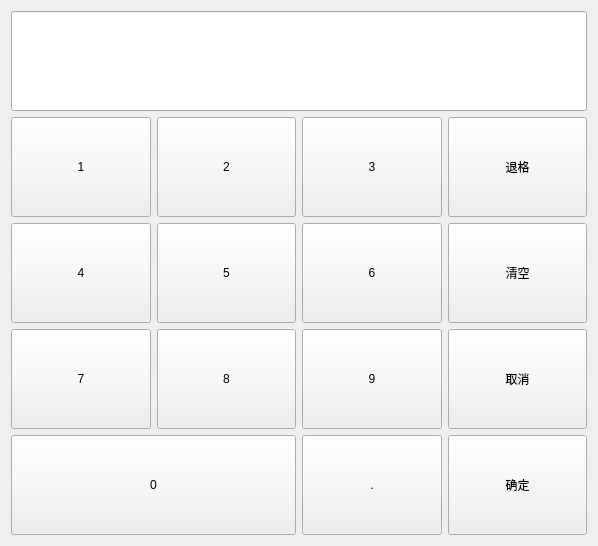
<?xml version="1.0" encoding="UTF-8"?>
<ui version="4.0">
 <class>NumKeyboard</class>
 <widget class="QWidget" name="NumKeyboard">
  <property name="geometry">
   <rect>
    <x>0</x>
    <y>0</y>
    <width>598</width>
    <height>546</height>
   </rect>
  </property>
  <property name="windowTitle">
   <string>Form</string>
  </property>
  <layout class="QGridLayout" name="gridLayout">
   <item row="0" column="0" colspan="4">
    <widget class="QLineEdit" name="lineEdit">
     <property name="sizePolicy">
      <sizepolicy hsizetype="Expanding" vsizetype="Expanding">
       <horstretch>0</horstretch>
       <verstretch>0</verstretch>
      </sizepolicy>
     </property>
    </widget>
   </item>
   <item row="1" column="0">
    <widget class="QPushButton" name="pushButton_1">
     <property name="sizePolicy">
      <sizepolicy hsizetype="Expanding" vsizetype="Expanding">
       <horstretch>0</horstretch>
       <verstretch>0</verstretch>
      </sizepolicy>
     </property>
     <property name="text">
      <string>1</string>
     </property>
    </widget>
   </item>
   <item row="1" column="1">
    <widget class="QPushButton" name="pushButton_2">
     <property name="sizePolicy">
      <sizepolicy hsizetype="Expanding" vsizetype="Expanding">
       <horstretch>0</horstretch>
       <verstretch>0</verstretch>
      </sizepolicy>
     </property>
     <property name="text">
      <string>2</string>
     </property>
    </widget>
   </item>
   <item row="1" column="2">
    <widget class="QPushButton" name="pushButton_3">
     <property name="sizePolicy">
      <sizepolicy hsizetype="Expanding" vsizetype="Expanding">
       <horstretch>0</horstretch>
       <verstretch>0</verstretch>
      </sizepolicy>
     </property>
     <property name="text">
      <string>3</string>
     </property>
    </widget>
   </item>
   <item row="1" column="3">
    <widget class="QPushButton" name="pushButton_back">
     <property name="sizePolicy">
      <sizepolicy hsizetype="Expanding" vsizetype="Expanding">
       <horstretch>0</horstretch>
       <verstretch>0</verstretch>
      </sizepolicy>
     </property>
     <property name="text">
      <string>退格</string>
     </property>
    </widget>
   </item>
   <item row="2" column="0">
    <widget class="QPushButton" name="pushButton_4">
     <property name="sizePolicy">
      <sizepolicy hsizetype="Expanding" vsizetype="Expanding">
       <horstretch>0</horstretch>
       <verstretch>0</verstretch>
      </sizepolicy>
     </property>
     <property name="text">
      <string>4</string>
     </property>
    </widget>
   </item>
   <item row="2" column="1">
    <widget class="QPushButton" name="pushButton_5">
     <property name="sizePolicy">
      <sizepolicy hsizetype="Expanding" vsizetype="Expanding">
       <horstretch>0</horstretch>
       <verstretch>0</verstretch>
      </sizepolicy>
     </property>
     <property name="text">
      <string>5</string>
     </property>
    </widget>
   </item>
   <item row="2" column="2">
    <widget class="QPushButton" name="pushButton_6">
     <property name="sizePolicy">
      <sizepolicy hsizetype="Expanding" vsizetype="Expanding">
       <horstretch>0</horstretch>
       <verstretch>0</verstretch>
      </sizepolicy>
     </property>
     <property name="text">
      <string>6</string>
     </property>
    </widget>
   </item>
   <item row="2" column="3">
    <widget class="QPushButton" name="pushButton_del">
     <property name="sizePolicy">
      <sizepolicy hsizetype="Expanding" vsizetype="Expanding">
       <horstretch>0</horstretch>
       <verstretch>0</verstretch>
      </sizepolicy>
     </property>
     <property name="text">
      <string>清空</string>
     </property>
    </widget>
   </item>
   <item row="3" column="0">
    <widget class="QPushButton" name="pushButton_7">
     <property name="sizePolicy">
      <sizepolicy hsizetype="Expanding" vsizetype="Expanding">
       <horstretch>0</horstretch>
       <verstretch>0</verstretch>
      </sizepolicy>
     </property>
     <property name="text">
      <string>7</string>
     </property>
    </widget>
   </item>
   <item row="3" column="1">
    <widget class="QPushButton" name="pushButton_8">
     <property name="sizePolicy">
      <sizepolicy hsizetype="Expanding" vsizetype="Expanding">
       <horstretch>0</horstretch>
       <verstretch>0</verstretch>
      </sizepolicy>
     </property>
     <property name="text">
      <string>8</string>
     </property>
    </widget>
   </item>
   <item row="3" column="2">
    <widget class="QPushButton" name="pushButton_9">
     <property name="sizePolicy">
      <sizepolicy hsizetype="Expanding" vsizetype="Expanding">
       <horstretch>0</horstretch>
       <verstretch>0</verstretch>
      </sizepolicy>
     </property>
     <property name="text">
      <string>9</string>
     </property>
    </widget>
   </item>
   <item row="3" column="3">
    <widget class="QPushButton" name="pushButton_cancel">
     <property name="sizePolicy">
      <sizepolicy hsizetype="Expanding" vsizetype="Expanding">
       <horstretch>0</horstretch>
       <verstretch>0</verstretch>
      </sizepolicy>
     </property>
     <property name="text">
      <string>取消</string>
     </property>
    </widget>
   </item>
   <item row="4" column="0" colspan="2">
    <widget class="QPushButton" name="pushButton_0">
     <property name="sizePolicy">
      <sizepolicy hsizetype="Expanding" vsizetype="Expanding">
       <horstretch>0</horstretch>
       <verstretch>0</verstretch>
      </sizepolicy>
     </property>
     <property name="text">
      <string>0</string>
     </property>
    </widget>
   </item>
   <item row="4" column="2">
    <widget class="QPushButton" name="pushButton_dian">
     <property name="sizePolicy">
      <sizepolicy hsizetype="Expanding" vsizetype="Expanding">
       <horstretch>0</horstretch>
       <verstretch>0</verstretch>
      </sizepolicy>
     </property>
     <property name="text">
      <string>.</string>
     </property>
    </widget>
   </item>
   <item row="4" column="3">
    <widget class="QPushButton" name="pushButton_sure">
     <property name="sizePolicy">
      <sizepolicy hsizetype="Expanding" vsizetype="Expanding">
       <horstretch>0</horstretch>
       <verstretch>0</verstretch>
      </sizepolicy>
     </property>
     <property name="text">
      <string>确定</string>
     </property>
    </widget>
   </item>
  </layout>
 </widget>
 <resources/>
 <connections/>
</ui>
